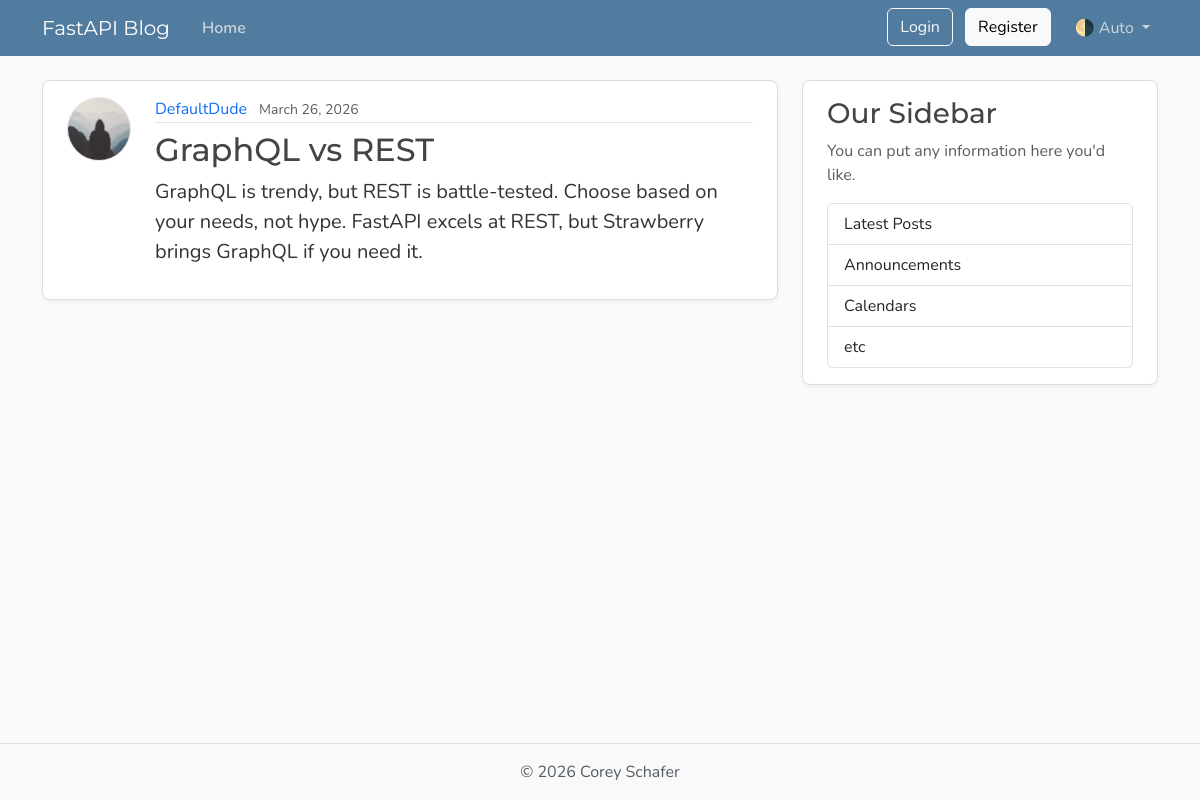
/posts/3, run on an earlier commit of the app's database.
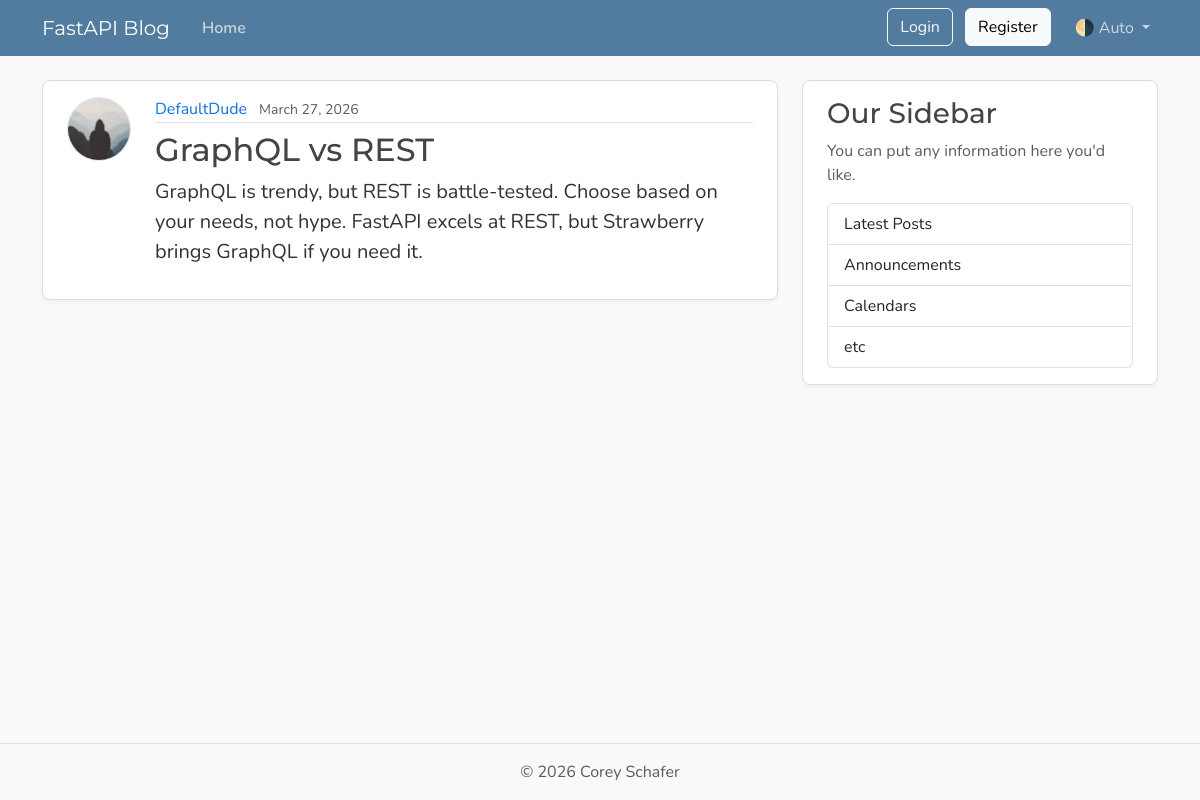
And on a later commit of the database.
### models.py (models this page shows, shortened)
class UserBase(SQLModel):
    username: Annotated[str, SQLModelField(min_length=1, max_length=50, unique=True, nullable=False)]
    image_file: Annotated[str | None, SQLModelField(max_length=200, nullable=True, default=None)] = None

class User(UserBase, table=True):
    __tablename__ = "users" # type: ignore
    id: Annotated[int | None, SQLModelField(default=None, primary_key=True, index=True)] = None
    email: Annotated[EmailStr, SQLModelField(max_length=120, unique=True, nullable=False)]
    password_hash: Annotated[str, SQLModelField(max_length=200, nullable=False)]
    posts: Mapped[list["Post"]] = Relationship(
        sa_relationship=relationship("Post", back_populates="author", cascade="all, delete-orphan"))
    reset_tokens: Mapped[list[PasswordResetToken]] = Relationship(
        sa_relationship=relationship("PasswordResetToken",back_populates="user", cascade="all, delete-orphan")
    )

class PostBase(SQLModel):
    title: Annotated[str, SQLModelField(min_length=1, max_length=100, index=True)]
    content: Annotated[str, SQLModelField(min_length=1)]

class Post(PostBase, table=True):
    __tablename__ = "posts" # type: ignore
    id: Annotated[int | None, SQLModelField(default=None, primary_key=True)] = None
    date_posted: Annotated[datetime, SQLModelField(
        sa_column=Column(DateTime(timezone=True)),
        default_factory=lambda: datetime.now(tz=timezone.utc))]
    user_id: Annotated[int, SQLModelField(foreign_key="users.id", nullable=False, index=True)]
    author: Mapped[User] = Relationship(
        sa_relationship=relationship("User", back_populates="posts"))

### main.py (the view)
@app.get("/posts/{post_id}", include_in_schema=False)
async def post_page(request: Request, post_id: int, db: Annotated[AsyncSession, Depends(models.get_db)]):
    result = await db.execute(select(models.Post).options(selectinload(models.Post.author)).where(col(models.Post.id) == post_id))
    post = result.scalars().first()
    if post:
        title = post.title[:50]
        return templates.TemplateResponse(request,
            "post.html",
            {"post": post, "title": title}
        )
    raise HTTPException(status_code=status.HTTP_404_NOT_FOUND, detail="Post not found")

### templates/post.html (shortened to what this page needs)
{% extends "layout.html" %}
{% block content %}
  <article class="content-section py-3 px-4 mb-4">
    <div class="d-flex align-items-start gap-4">
      <img class="rounded-circle article-img flex-shrink-0"
           src="{{ post.author.image_path}}"
           alt="{{ post.author.username }}'s profile picture"
           width="64"
           height="64"
           loading="lazy">
      <div class="flex-grow-1">
        <div class="article-metadata mb-2">
          <a class="me-2" href="{{ url_for('user_posts', user_id=post.author.id) }}">{{ post.author.username }}</a>
          <small class="text-body-secondary">{{ post.date_posted.strftime("%B %d, %Y") }}</small>
        </div>
        <h2 class="article-title">{{ post.title }}</h2>
        <p class="article-content">{{ post.content }}</p>
      </div>
    </div>
  </article>
{% endblock content %}

### templates/layout.html (shortened to what this page needs)
<!DOCTYPE html>
<html lang="en">
  <head>
    <link href="https://cdn.jsdelivr.net/npm/bootstrap@5.3.8/dist/css/bootstrap.min.css"
          rel="stylesheet"
>
    <link rel="stylesheet"
          type="text/css"
          href="{{ url_for('static', path='css/main.css') }}">
  </head>
  <body class="d-flex flex-column min-vh-100">
    <header class="site-header">
      <nav class="navbar navbar-expand-md bg-steel fixed-top"
           data-bs-theme="dark">
        <div class="container">
          <a class="navbar-brand me-4" href="{{ url_for('home') }}">FastAPI Blog</a>
          <div class="collapse navbar-collapse" id="navbarToggle">
            <div class="navbar-nav me-auto">
              <a class="nav-link active"
                 aria-current="page"
                 href="{{ url_for('home') }}">Home</a>
            </div>
            <div class="navbar-nav">
              <div id="loggedOutNav">
                  <a class="btn btn-outline-light mb-2 mb-md-0 me-md-2"
                      href="{{ url_for('login_page') }}">Login</a>
                  <a class="btn btn-light mb-2 mb-md-0 me-md-3"
                      href="{{ url_for('register_page') }}">Register</a>
              </div>
              <div class="nav-item dropdown">
                <a class="nav-link dropdown-toggle"
                   href="#"
                   role="button"
                   id="bd-theme"
                   data-bs-toggle="dropdown"
                   aria-expanded="false">
                  <span id="bd-theme-text">🌗 Auto</span>
                </a>
              </div>
            </div>
          </div>
        </div>
      </nav>
    </header>
    <main role="main" class="container">
      <div class="row">
        <div class="col-md-8">
          {% block content %}
          {% endblock content %}
        </div>
        <aside class="col-md-4">
          <div class="content-section py-3 px-4 mb-4">
            <h3>Our Sidebar</h3>
            <p class="text-body-secondary">You can put any information here you'd like.</p>
            <ul class="list-group">
              <li class="list-group-item">Latest Posts</li>
              <li class="list-group-item">Announcements</li>
              <li class="list-group-item">Calendars</li>
              <li class="list-group-item">etc</li>
            </ul>
          </div>
        </aside>
      </div>
    </main>
    <footer class="mt-auto py-3 bg-body-tertiary border-top">
      <div class="container text-center">
        <p class="text-body-secondary mb-0">
          © <span id="year"></span> Corey Schafer
        </p>
      </div>
    </footer>
  </body>
</html>

### static/css/main.css (style rules this page uses)
:root { --font-heading: "Montserrat", system-ui, -apple-system, BlinkMacSystemFont, sans-serif; --font-body: "Nunito", system-ui, -apple-system, BlinkMacSystemFont, sans-serif; --color-bg-body: #fafafa; --color-bg-content: #ffffff; --color-text-primary: #333333; --color-text-heading: #444444; --color-steel: #527c9f; --color-nav-link: #cbd5db; --color-nav-link-hover: #ffffff; --color-link-hover: #428bca; --color-border: #dddddd; --color-border-light: #e3e3e3; --spacing-xl: 5rem; --article-img-size: 4rem; --account-img-size: 7.813rem; }
body { font-family: var(--font-body); background: var(--color-bg-body); color: var(--color-text-primary); }
main { padding-top: var(--spacing-xl); }
h1, h2, h3, h4, h5, h6 { font-family: var(--font-heading); color: var(--color-text-heading); }
.navbar-brand { font-family: var(--font-heading); }
a { text-decoration: none; }
.bg-steel { background-color: var(--color-steel); }
.site-header .navbar-nav .nav-link { color: var(--color-nav-link); transition: color 0.2s ease-in-out; }
.site-header .navbar-nav .nav-link.active { font-weight: 600; }
.content-section { background: var(--color-bg-content); border: 1px solid var(--color-border); border-radius: 0.5rem; box-shadow: 0 2px 4px rgba(15, 23, 42, 0.05); transition: box-shadow 0.15s ease, transform 0.15s ease, border-color 0.15s ease; }
.article-title { color: var(--color-text-heading); transition: color 0.2s ease-in-out; }
.article-content { white-space: pre-line; font-size: 1.25rem; }
.article-img { height: var(--article-img-size); width: var(--article-img-size); flex-shrink: 0; object-fit: cover; border: 1px solid var(--color-border-light); box-shadow: 0 0 0 2px var(--color-bg-content); }
.article-metadata { padding-bottom: 0.063rem; border-bottom: 1px solid var(--color-border-light); }
.article-metadata a { transition: color 0.2s ease-in-out; }
[data-bs-theme="dark"] { --color-bg-body: #1a1a1a; --color-bg-content: #2d2d2d; --color-text-primary: #e0e0e0; --color-text-heading: #f0f0f0; --color-border: #404040; --color-border-light: #4a4a4a; }

What changed in the data, as far as the page shows it:
changed Post "GraphQL vs REST": date_posted "March 26, 2026" → "March 27, 2026"
